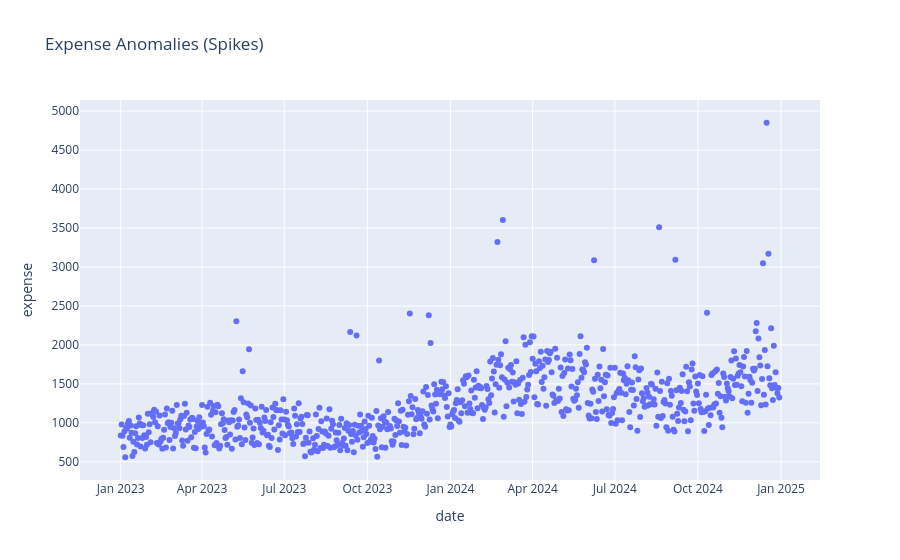

Write notebook code for a chart like this one.
### Code cell
px.scatter(df, x="date", y="expense",
           title="Expense Anomalies (Spikes)")

### Figure 1 — Plotly figure (JSON) as saved in the notebook; plotly's stock layout.template omitted (floating-point values rounded to 4 significant figures; data arrays with more than 128 entries replaced by an {"elided": "..."} marker saying what was removed)
{"data": [{"hovertemplate": "date=%{x}<br>expense=%{y}<extra></extra>", "legendgroup": "", "marker": {"color": "#636efa", "symbol": "circle"}, "mode": "markers", "name": "", "orientation": "v", "showlegend": false, "type": "scatter", "x": {"elided": "730 str values"}, "xaxis": "x", "y": {"elided": "730 float values"}, "yaxis": "y"}], "layout": {"legend": {"tracegroupgap": 0}, "title": {"text": "Expense Anomalies (Spikes)"}, "xaxis": {"anchor": "y", "domain": [0, 1], "title": {"text": "date"}}, "yaxis": {"anchor": "x", "domain": [0, 1], "title": {"text": "expense"}}}}
